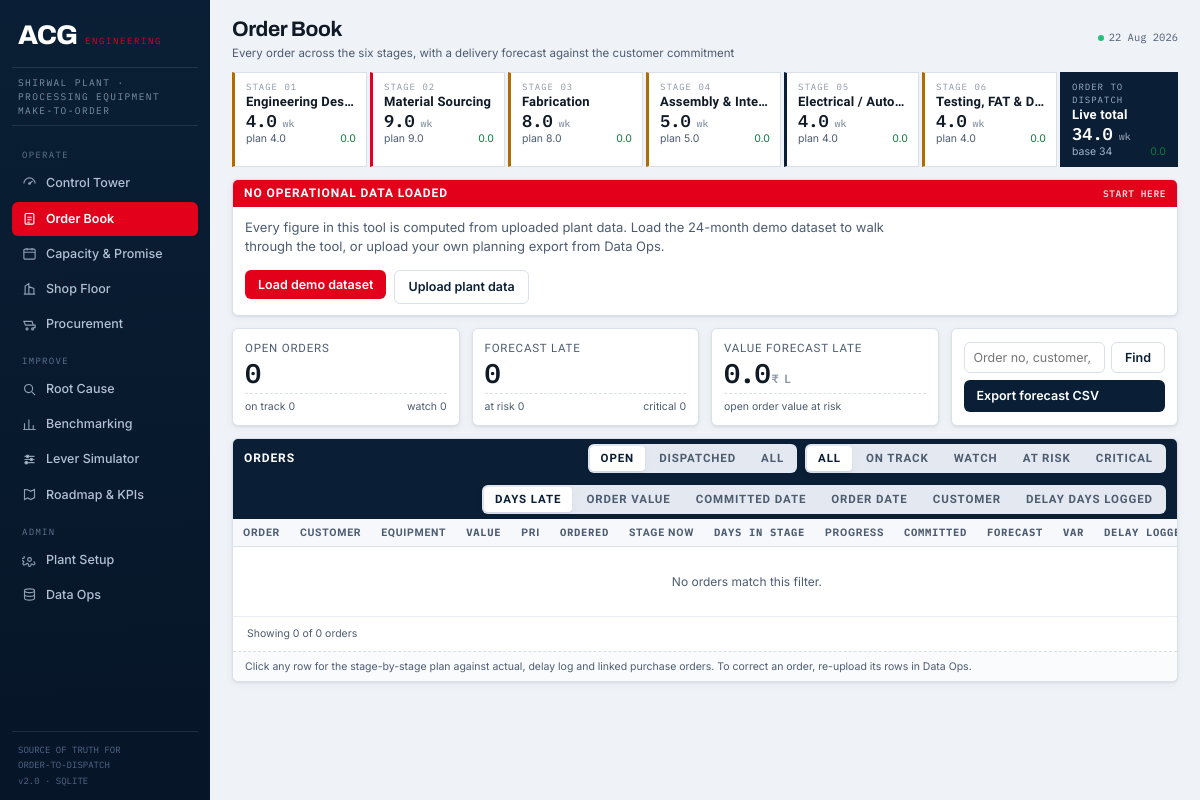
Page /jobs on the committed database.
### tables this page shows
CREATE TABLE stages (
    id INTEGER PRIMARY KEY,
    seq INTEGER NOT NULL,
    name TEXT NOT NULL,
    short_name TEXT NOT NULL,
    acg_weeks REAL NOT NULL,
    industry_low REAL NOT NULL,
    industry_high REAL NOT NULL,
    best_in_class_low REAL NOT NULL,
    best_in_class_high REAL NOT NULL,
    wip_capacity INTEGER NOT NULL DEFAULT 4,   -- jobs the stage can hold concurrently
    owner_function TEXT NOT NULL DEFAULT ''
);

### app.py (the view, shortened to what this page needs)
@app.route("/jobs")
def jobs_list():
    db = get_db()
    status = request.args.get("status", "open")
    risk = request.args.get("risk", "all")
    search = (request.args.get("search") or "").strip()
    sort = request.args.get("sort", "variance")
    if sort not in SORTS:
        sort = "variance"
    try:
        page = max(1, int(request.args.get("page", 1)))
    except ValueError:
        page = 1
    board = E.job_board(db, only_open=False)
    rows = []
    rows.sort(key=SORTS[sort][1])
    total = len(rows)
    pages = max(1, (total + PAGE_SIZE - 1) // PAGE_SIZE)
    page = min(page, pages)
    window = rows[(page - 1) * PAGE_SIZE: page * PAGE_SIZE]
    return render_template("jobs.html", rows=window, status=status, risk=risk, search=search,
                           sort=sort, sorts=SORTS, page=page, pages=pages, total=total,
                           shown=len(window), page_size=PAGE_SIZE,
                           summary=E.risk_summary([r for r in board if r["job"]["status"] == "In Progress"]))

### app.py (called while the page is built)
def get_conn():
    conn = sqlite3.connect(DB)
    conn.row_factory = sqlite3.Row
    conn.execute("PRAGMA foreign_keys = ON")
    return conn

def get_db():
    if "db" not in g:
        g.db = get_conn()
    return g.db

@app.context_processor
def inject_globals():
    db = get_db()
    kpis = E.compute_kpis(db)
    spine = E.stage_actuals(db)
    return {
        "today_str": date.today().strftime("%d %b %Y"),
        "spine": spine,
        "spine_total": round(sum(s["live"] for s in spine), 1),
        "spine_bench": round(sum(s["benchmark"] for s in spine), 1),
        "g_kpis": kpis,
        "has_data": kpis["jobs_total"] > 0,
    }

### engine.py (called while the page is built)
def get_settings(db):
    out = dict(FIN_ASSUMPTIONS)
    try:
        for r in db.execute("SELECT key, value FROM settings").fetchall():
            if r["key"] in out:
                try:
                    out[r["key"]] = float(r["value"])
                except (TypeError, ValueError):
                    pass
    except Exception:
        pass
    return out

def plant_slip_factor(stats):
    live = sum(s["live"] for s in stats if s["has_data"])
    bench = sum(s["benchmark"] for s in stats if s["has_data"])
    if not bench:
        return 1.0
    return max(0.5, min(2.5, live / bench))

def risk_summary(board):
    counts = defaultdict(int)
    value_at_risk = 0.0
    for r in board:
        counts[r["risk"]] += 1
        if r["variance_days"] > 0:
            value_at_risk += r["job"]["order_value_lakh"] or 0
    return {
        "counts": {k: counts.get(k, 0) for k in ["On track", "Watch", "At risk", "Critical"]},
        "value_at_risk_lakh": round(value_at_risk, 1),
        "open_jobs": len(board),
    }

### templates/jobs.html (shortened to what this page needs)
{% extends "base.html" %}
{% block heading %}Order Book{% endblock %}
{% block subheading %}Every order across the six stages, with a delivery forecast against the customer commitment{% endblock %}
{% block content %}
<div class="row">
  <div class="c3 panel"><div class="bd kpi"><div class="lab">Open orders</div>
    <div class="val">{{ summary.open_jobs }}</div>
    <div class="foot"><span>on track {{ summary.counts['On track'] }}</span><span>watch {{ summary.counts['Watch'] }}</span></div></div></div>
  <div class="c3 panel"><div class="bd kpi"><div class="lab">Forecast late</div>
    <div class="val">{{ summary.counts['At risk'] + summary.counts['Critical'] }}</div>
    <div class="foot"><span>at risk {{ summary.counts['At risk'] }}</span><span>critical {{ summary.counts['Critical'] }}</span></div></div></div>
  <div class="c3 panel"><div class="bd kpi"><div class="lab">Value forecast late</div>
    <div class="val">{{ summary.value_at_risk_lakh }}<i>&#8377; L</i></div>
    <div class="foot"><span>open order value at risk</span></div></div></div>
  <div class="c3 panel"><div class="bd" style="display:flex;flex-direction:column;gap:7px;justify-content:center;height:100%;">
    <form method="GET" style="display:flex;gap:6px;">
      <input name="search" value="{{ search }}" placeholder="Order no, customer, equipment">
      <button type="submit" class="ghost">Find</button>
    </form>
    <a class="btn navy" href="{{ url_for('jobs_export') }}">Export forecast CSV</a>
  </div></div>
</div>
<div class="row"><div class="c12 panel">
  <div class="bar navy" style="gap:12px;flex-wrap:wrap;">
    <span>Orders</span>
    <span style="display:flex;gap:8px;align-items:center;">
      <span class="tabs">
        {% for k, lab in [('open','Open'), ('dispatched','Dispatched'), ('all','All')] %}
        <a class="{{ 'on' if status==k }}" href="{{ url_for('jobs_list', status=k, risk=risk, search=search, sort=sort) }}">{{ lab }}</a>
        {% endfor %}
      </span>
      <span class="tabs">
        {% for k in ['all','On track','Watch','At risk','Critical'] %}
        <a class="{{ 'on' if risk==k }}" href="{{ url_for('jobs_list', status=status, risk=k, search=search, sort=sort) }}">{{ k }}</a>
        {% endfor %}
      </span>
    </span>
    <span class="tabs" style="margin-left:auto;">
      {% for k, meta in sorts.items() %}
      <a class="{{ 'on' if sort==k }}" href="{{ url_for('jobs_list', status=status, risk=risk, search=search, sort=k) }}">{{ meta[0] }}</a>
      {% endfor %}
    </span>
  </div>
  <div class="bd flush scroll tall">
    <table>
      <thead><tr>
        <th>Order</th><th>Customer</th><th>Equipment</th><th class="num">Value</th><th>Pri</th>
        <th class="num">Ordered</th><th>Stage now</th><th class="num">Days in stage</th><th>Progress</th>
        <th class="num">Committed</th><th class="num">Forecast</th><th class="num">Var</th><th class="num">Delay logged</th><th>Status</th>
      </tr></thead>
      <tbody>
      {% for r in rows %}
        <tr class="link" onclick="location='{{ url_for('job_detail', job_id=r.job.id) }}'">
          <td class="mono">{{ r.job.job_no }}</td>
          <td>{{ r.job.customer }}</td>
          <td class="tiny">{{ r.job.equipment_type }}</td>
          <td class="num">{{ r.job.order_value_lakh }}</td>
          <td>{% if r.job.priority == 'Expedite' %}<span class="chip bad">EXP</span>{% else %}<span class="tiny muted">Std</span>{% endif %}</td>
          <td class="num tiny">{{ r.job.order_date }}</td>
          <td>{{ r.current_stage }}{% if r.stage_overdue %} <span class="chip bad">over plan</span>{% endif %}</td>
          <td class="num">{{ r.days_in_stage if r.days_in_stage is not none else '—' }}</td>
          <td><span class="pips">{% for s in r.stage_bar %}<i class="{{ 'done' if s=='Complete' else ('now' if s=='In Progress' else '') }}"></i>{% endfor %}</span></td>
          <td class="num tiny">{{ r.committed }}</td>
          <td class="num tiny">{{ r.predicted if r.job.status == 'In Progress' else (r.job.actual_dispatch_date or '—') }}</td>
          <td class="num">{% if r.job.status == 'In Progress' %}{{ '+' if r.variance_days > 0 }}{{ r.variance_days }}d{% else %}—{% endif %}</td>
          <td class="num">{{ r.delay_days }}</td>
          <td>{% if r.job.status == 'Dispatched' %}
                <span class="chip {{ 'good' if r.job.actual_dispatch_date <= r.job.committed_dispatch_date else 'bad' }}">
                  {{ 'On time' if r.job.actual_dispatch_date <= r.job.committed_dispatch_date else 'Late' }}</span>
              {% else %}<span class="chip {{ r.tone }}">{{ r.risk }}</span>{% endif %}</td>
        </tr>
      {% else %}<tr><td colspan="14" class="empty">No orders match this filter.</td></tr>{% endfor %}
      </tbody>
    </table>
  </div>
  <div class="pager">
    <span class="tiny muted">Showing {{ shown }} of {{ total }} orders{% if pages > 1 %} · page {{ page }} of {{ pages }}{% endif %}</span>
  </div>
  <div class="note">Click any row for the stage-by-stage plan against actual, delay log and linked purchase orders. To correct an order, re-upload its rows in Data Ops.</div>
</div></div>
{% endblock %}

### templates/base.html (shortened to what this page needs)
<!DOCTYPE html>
<html lang="en">
<head>
<link rel="stylesheet" href="{{ url_for('static', filename='css/style.css') }}">
</head>
<body>
<div class="shell">
<aside class="rail">
  <div class="mark"><b>ACG</b><span>ENGINEERING</span></div>
  <div class="plant">SHIRWAL PLANT · PROCESSING EQUIPMENT<br>MAKE-TO-ORDER</div>
  <nav>
    <div class="grp">OPERATE</div>
    <a href="{{ url_for('dashboard') }}" class="{{ 'on' if request.endpoint=='dashboard' }}">
      <svg viewBox="0 0 24 24" fill="none" stroke="currentColor" stroke-width="1.8"><path d="M3 12a9 9 0 0 1 18 0"/><path d="M12 12l5-4"/><circle cx="12" cy="12" r="1.3" fill="currentColor"/></svg>Control Tower</a>
    <a href="{{ url_for('jobs_list') }}" class="{{ 'on' if request.endpoint in ['jobs_list','job_detail'] }}">
      <svg viewBox="0 0 24 24" fill="none" stroke="currentColor" stroke-width="1.8"><rect x="5" y="4" width="14" height="17" rx="2"/><path d="M8.5 10h7M8.5 14h7M8.5 18h4"/></svg>Order Book</a>
    <a href="{{ url_for('schedule') }}" class="{{ 'on' if request.endpoint=='schedule' }}">
      <svg viewBox="0 0 24 24" fill="none" stroke="currentColor" stroke-width="1.8"><rect x="3" y="5" width="18" height="16" rx="2"/><path d="M3 10h18M8 3v4M16 3v4"/></svg>Capacity &amp; Promise</a>
    <a href="{{ url_for('floor') }}" class="{{ 'on' if request.endpoint=='floor' }}">
      <svg viewBox="0 0 24 24" fill="none" stroke="currentColor" stroke-width="1.8"><path d="M3 21h18M5 21V8l6-4v17M11 21V9l8 3v9"/><path d="M15 15h.01M15 18h.01"/></svg>Shop Floor</a>
    <a href="{{ url_for('procurement') }}" class="{{ 'on' if request.endpoint=='procurement' }}">
      <svg viewBox="0 0 24 24" fill="none" stroke="currentColor" stroke-width="1.8"><path d="M3 7h13l2 6H5.5z"/><path d="M18 13h3v4h-3"/><circle cx="8" cy="19" r="1.6"/><circle cx="17" cy="19" r="1.6"/></svg>Procurement</a>
    <div class="grp">IMPROVE</div>
    <a href="{{ url_for('root_cause') }}" class="{{ 'on' if request.endpoint=='root_cause' }}">
      <svg viewBox="0 0 24 24" fill="none" stroke="currentColor" stroke-width="1.8"><circle cx="10.5" cy="10.5" r="6.5"/><path d="M15.3 15.3 21 21"/></svg>Root Cause</a>
    <a href="{{ url_for('benchmark') }}" class="{{ 'on' if request.endpoint=='benchmark' }}">
      <svg viewBox="0 0 24 24" fill="none" stroke="currentColor" stroke-width="1.8"><path d="M4 20V10M11 20V4M18 20v-7M2 20h20"/></svg>Benchmarking</a>
    <a href="{{ url_for('simulator') }}" class="{{ 'on' if request.endpoint=='simulator' }}">
      <svg viewBox="0 0 24 24" fill="none" stroke="currentColor" stroke-width="1.8"><path d="M4 7h16M4 12h16M4 17h16"/><circle cx="9" cy="7" r="2" fill="#fff"/><circle cx="15" cy="12" r="2" fill="#fff"/><circle cx="7" cy="17" r="2" fill="#fff"/></svg>Lever Simulator</a>
    <a href="{{ url_for('roadmap') }}" class="{{ 'on' if request.endpoint=='roadmap' }}">
      <svg viewBox="0 0 24 24" fill="none" stroke="currentColor" stroke-width="1.8"><path d="M4 4v16l5-2.5L14 20l6-3V4l-6 3-5-2.5L4 4Z"/></svg>Roadmap &amp; KPIs</a>
    <div class="grp">ADMIN</div>
    <a href="{{ url_for('setup') }}" class="{{ 'on' if request.endpoint=='setup' }}">
      Plant Setup</a>
    <a href="{{ url_for('data_ops') }}" class="{{ 'on' if request.endpoint=='data_ops' }}">
      <svg viewBox="0 0 24 24" fill="none" stroke="currentColor" stroke-width="1.8"><ellipse cx="12" cy="6" rx="8" ry="3"/><path d="M4 6v12c0 1.7 3.6 3 8 3s8-1.3 8-3V6M4 12c0 1.7 3.6 3 8 3s8-1.3 8-3"/></svg>Data Ops</a>
  </nav>
  <div class="foot">SOURCE OF TRUTH FOR<br>ORDER-TO-DISPATCH<br>v2.0 · SQLITE</div>
</aside>
<main class="main">
  <div class="topbar">
    <div>
      <h1>{% block heading %}{% endblock %}</h1>
      <div class="sub">{% block subheading %}{% endblock %}</div>
    </div>
    <div class="meta">
      <span><span class="dot"></span>{{ today_str }}</span>
    </div>
  </div>
  {% block spine %}
  <div class="spine">
    {% for s in spine %}
    <div class="seg {{ 'hot' if s.gap_vs_best > 3 else ('warm' if s.gap_vs_best > 1 else '') }}">
      <div class="n">STAGE 0{{ s.seq }}</div>
      <div class="nm">{{ s.name }}</div>
      <div class="v">{{ s.live }}<small> wk</small></div>
      <div class="d">
        <span>plan {{ s.benchmark }}</span>
        <span class="{{ 'up' if s.vs_benchmark > 0 else 'down' }}">{{ '+' if s.vs_benchmark > 0 }}{{ s.vs_benchmark }}</span>
      </div>
    </div>
    {% endfor %}
    <div class="seg tot">
      <div class="n">ORDER TO DISPATCH</div>
      <div class="nm" style="color:#fff">Live total</div>
      <div class="v">{{ spine_total }}<small> wk</small></div>
      <div class="d"><span>base 34</span><span class="{{ 'up' if spine_total > 34 else 'down' }}">{{ '+' if spine_total > 34 }}{{ (spine_total - 34)|round(1) }}</span></div>
    </div>
  </div>
  {% endblock %}
  {% if not has_data and request.endpoint != 'data_ops' %}
  <div class="row"><div class="c12 panel"><div class="bar">No operational data loaded<span class="tag">START HERE</span></div>
    <div class="bd" style="display:flex;justify-content:space-between;align-items:center;gap:14px;flex-wrap:wrap;">
      <div class="muted" style="max-width:640px;">Every figure in this tool is computed from uploaded plant data. Load the 24-month demo dataset to walk through the tool, or upload your own planning export from Data Ops.</div>
      <div style="display:flex;gap:8px;">
        <form method="POST" action="{{ url_for('load_demo') }}"><button type="submit">Load demo dataset</button></form>
        <a class="btn ghost" href="{{ url_for('data_ops') }}">Upload plant data</a>
      </div>
    </div></div></div>
  {% endif %}
  {% block content %}{% endblock %}
</main>
</div>
</body>
</html>

### rows in the picture
stages: seq "1", name "Engineering Des…", live "4.0", benchmark "4.0", vs_benchmark "0.0"
stages: seq "2", name "Material Sourcing", live "9.0", benchmark "9.0", vs_benchmark "0.0"
stages: seq "3", name "Fabrication", live "8.0", benchmark "8.0", vs_benchmark "0.0"
stages: seq "4", name "Assembly & Inte…", live "5.0", benchmark "5.0", vs_benchmark "0.0"
stages: seq "5", name "Electrical / Auto…", live "4.0", benchmark "4.0", vs_benchmark "0.0"
stages: seq "6", name "Testing, FAT & D…", live "4.0", benchmark "4.0", vs_benchmark "0.0"

### other values in the picture
{{ spine_total }} "34.0"
{{ (spine_total - 34)|round(1) }} "0.0"
{{ summary.open_jobs }} "0"
{{ summary.counts['On track'] }} "0"
{{ summary.counts['Watch'] }} "0"
{{ summary.counts['At risk'] + summary.counts['Critical'] }} "0"
{{ summary.counts['At risk'] }} "0"
{{ summary.counts['Critical'] }} "0"
{{ summary.value_at_risk_lakh }} "0.0"
{{ lab }} "OPEN" "DISPATCHED" "ALL"
{{ k }} "ALL" "ON TRACK" "WATCH" "AT RISK" "CRITICAL"
{{ meta[0] }} "DAYS LATE" "ORDER VALUE" "COMMITTED DATE" "ORDER DATE" "CUSTOMER" "DELAY DAYS LOGGED"
{{ shown }} "0"
{{ total }} "0"
